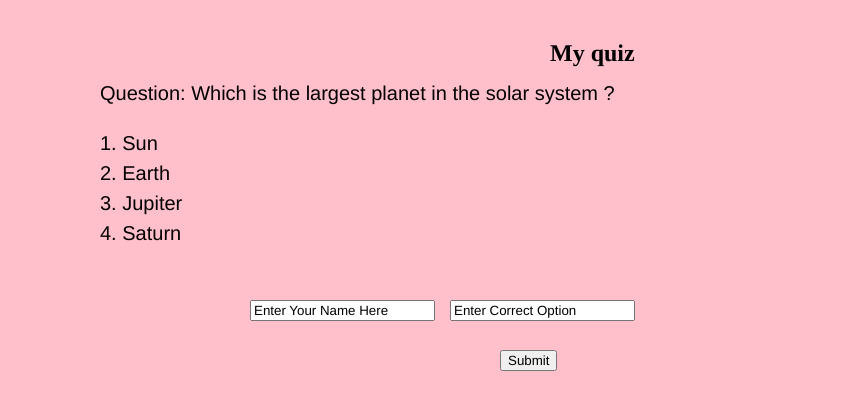
Frame 1 (no input)
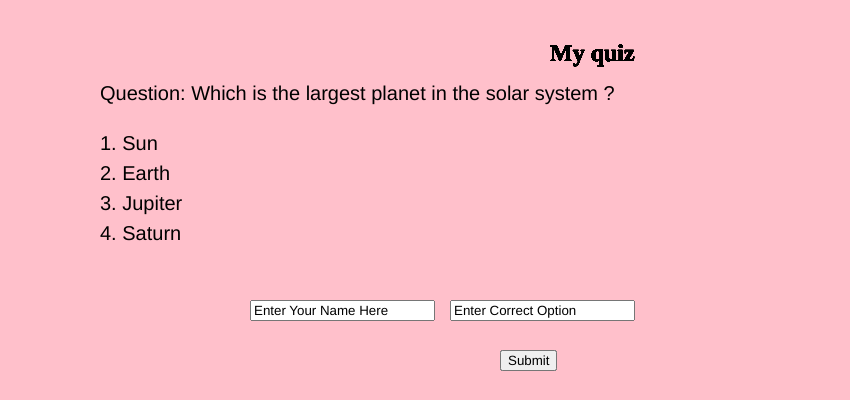
Frame 60 (no input)
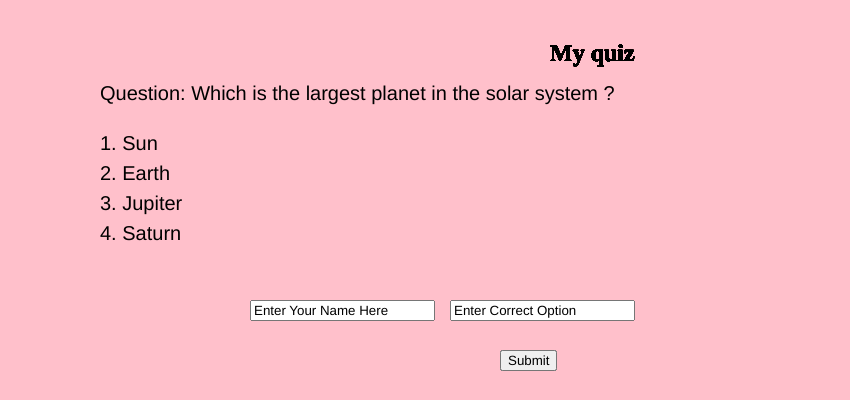
Frame 120 (the mouse pressed at the canvas centre since frame 60)

The p5.js sketch that drew these frames (run headless with seeded random() and noise() and a simulated clock; from frame 60 on, the mouse is pressed at the canvas centre):

// p5.js sketch
// ── sketch.js
var canvas;
var question;

function setup(){
  canvas = createCanvas(850,400);
  question = new Question(100,100);
}


function draw(){
  background("pink");
  question.display();
}

// ── Contestant.js
class Contestant{
    constructor(){}
}
// ── Question.js
class Question{
    constructor(){
        this.title;
        this.input;
        this.input2;
    }
    display(){
        this.title=createElement('h2');
        this.title.html("My quiz");
        this.title.position(550,20);

        this.input=createInput("Enter Your Name Here");
        this.input.position(250,300);

        
        this.input2=createInput("Enter Correct Option");
        this.input2.position(450,300);

        this.button = createButton("Submit");
        this.button.position(500,350)

        fill("BLACK");
        textSize(20);
        text("Question: Which is the largest planet in the solar system ?",100,100)

        fill("Black");
        textSize(20);
        text("1. Sun",100,150);
        text("2. Earth",100,180);
        text("3. Jupiter",100,210);
        text("4. Saturn",100,240);
    }
}
// ── Quiz.js
class Quiz{
    constructor(){
        this.title;
        this.input;
        this.input2;
    }
    play(){
        this.title.hide();
        this.input.hide();
        this.input2.hide();

        background("RED");

        text("Result of the Quiz",550,20);


    }
}
